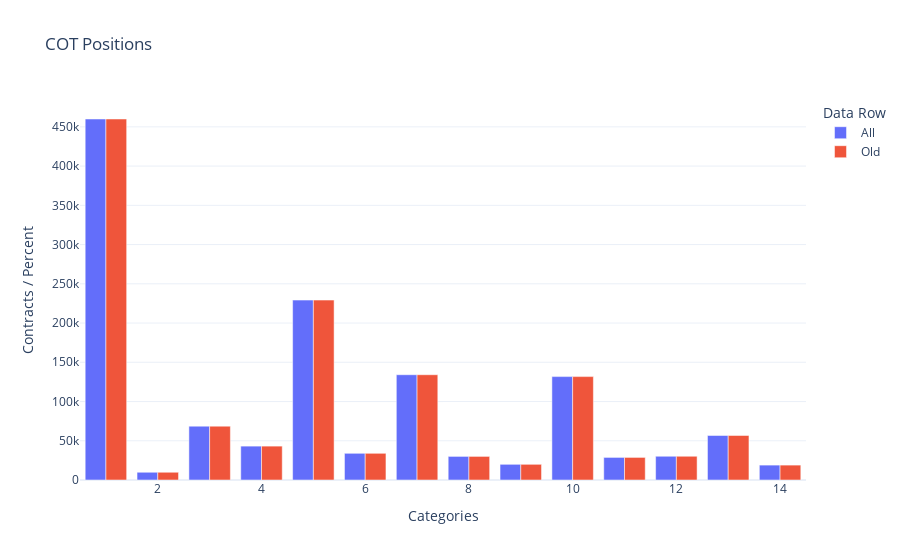
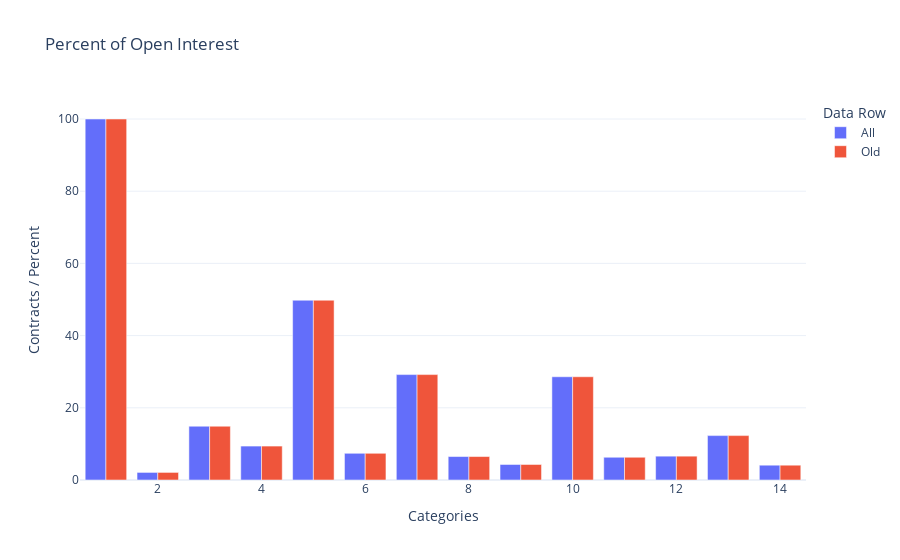
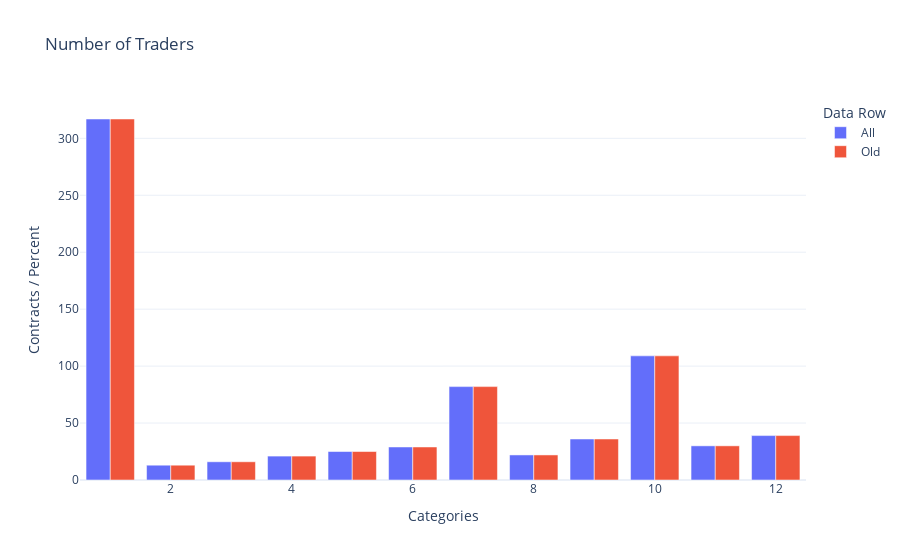

Notebook code cell kept with these figures, in order:
### Code cell
import pandas as pd
import plotly.graph_objects as go
from io import StringIO

# =========================
# Paste your raw COT report here as a string
# =========================
raw_data = """
GOLD - COMMODITY EXCHANGE INC.
Code-088691
Disaggregated Commitments of Traders - Futures Only, November 10, 2025
-------------------------------------------------------------------------------------------------------------------------------------------------------------
:          :                                              Reportable Positions                                                      :   Nonreportable
:          :  Producer/Merchant/ :                                :                                :                                :     Positions
:   Open   :   Processor/User    :          Swap Dealers          :         Managed Money          :       Other Reportables        :
: Interest :   Long   :  Short   :   Long   :  Short   :Spreading :   Long   :  Short   :Spreading :   Long   :  Short   :Spreading :   Long  :  Short
-------------------------------------------------------------------------------------------------------------------------------------------------------------
:          :(CONTRACTS OF 100 TROY OUNCES)                                                                                          :
:          :    Positions                                                                                                           :
All  :   459,997:     9,875     68,621     43,176    229,253     34,025    134,155     30,068     19,999    131,761     28,779     30,264:   56,742    18,988
Old  :   459,997:     9,875     68,621     43,176    229,253     34,025    134,155     30,068     19,999    131,761     28,779     30,264:   56,742    18,988
Other:         0:         0          0          0          0          0          0          0          0          0          0          0:        0         0
:          :                                                                                                                        :
:          :    Changes in Commitments from:       November 4, 2025                                                                 :
:     9,598:        70       -635     -4,019      4,967      2,670      3,467        -75     -6,898      5,877      4,657      5,350:    3,081      -438
:          :                                                                                                                        :
:          :    Percent of Open Interest Represented by Each Category of Trader                                                     :
All  :     100.0:       2.1       14.9        9.4       49.8        7.4       29.2        6.5        4.3       28.6        6.3        6.6:     12.3       4.1
Old  :     100.0:       2.1       14.9        9.4       49.8        7.4       29.2        6.5        4.3       28.6        6.3        6.6:     12.3       4.1
Other:     100.0:       0.0        0.0        0.0        0.0        0.0        0.0        0.0        0.0        0.0        0.0        0.0:      0.0       0.0
:          :                                                                                                                        :
:          :    Number of Traders in Each Category                                                                                  :
All  :       317:        13         16         21         25         29         82         22         36        109         30         39:
Old  :       317:        13         16         21         25         29         82         22         36        109         30         39:
Other:         0:         0          0          0          0          0          0          0          0          0          0          0:
"""

# =========================
# Helper function to parse sections
# =========================
def parse_section(section_name, lines):
    # remove empty lines
    lines = [l for l in lines if l.strip() and not l.startswith(":")]
    
    # select lines starting with All, Old, Other
    data_lines = [l for l in lines if l.strip().split()[0] in ["All", "Old", "Other"]]
    
    parsed = []
    for line in data_lines:
        parts = line.replace(":", "").split()
        row_name = parts[0]
        values = [float(x.replace(",", "")) for x in parts[1:]]
        parsed.append([row_name] + values)
    
    return pd.DataFrame(parsed)

# =========================
# Split the raw text into relevant sections
# =========================
sections = raw_data.split(":          :")
positions_lines = []
changes_lines = []
percent_lines = []
num_traders_lines = []

current_section = None
for line in raw_data.splitlines():
    if "Positions" in line and "Contracts" not in line:
        current_section = "positions"
    elif "Changes in Commitments" in line:
        current_section = "changes"
    elif "Percent of Open Interest" in line and "Number of Traders" not in line:
        current_section = "percent"
    elif "Number of Traders in Each Category" in line:
        current_section = "num_traders"
    
    if current_section == "positions":
        positions_lines.append(line)
    elif current_section == "changes":
        changes_lines.append(line)
    elif current_section == "percent":
        percent_lines.append(line)
    elif current_section == "num_traders":
        num_traders_lines.append(line)

# Parse each section
df_positions = parse_section("Positions", positions_lines)
df_changes = parse_section("Changes", changes_lines)
df_percent = parse_section("Percent", percent_lines)
df_traders = parse_section("NumTraders", num_traders_lines)

# =========================
# Plotting using Plotly
# =========================
def plot_cot(df, title):
    fig = go.Figure()
    categories = df.columns[1:]
    for i, row in df.iterrows():
        fig.add_trace(go.Bar(
            x=categories,
            y=row[1:],
            name=row[0]
        ))
    fig.update_layout(
        barmode='group',
        title=title,
        template='plotly_white',
        xaxis_title='Categories',
        yaxis_title='Contracts / Percent',
        legend_title='Data Row'
    )
    fig.show()

# =========================
# Display plots
# =========================
plot_cot(df_positions, "COT Positions")
plot_cot(df_changes, "COT Changes from Previous Week")
plot_cot(df_percent, "Percent of Open Interest")
plot_cot(df_traders, "Number of Traders")

# =========================
# Optional: print DataFrames
# =========================
print("Positions:\n", df_positions)
print("\nChanges:\n", df_changes)
print("\nPercent of Open Interest:\n", df_percent)
print("\nNumber of Traders:\n", df_traders)

### Figure 1 — Plotly figure (JSON) as saved in the notebook; plotly's stock layout.template omitted (floating-point values rounded to 4 significant figures)
{"data": [{"name": "All", "type": "bar", "x": [1, 2, 3, 4, 5, 6, 7, 8, 9, 10, 11, 12, 13, 14], "y": [459997, 9875, 68621, 43176, 229253, 34025, 134155, 30068, 19999, 131761, 28779, 30264, 56742, 18988]}, {"name": "Old", "type": "bar", "x": [1, 2, 3, 4, 5, 6, 7, 8, 9, 10, 11, 12, 13, 14], "y": [459997, 9875, 68621, 43176, 229253, 34025, 134155, 30068, 19999, 131761, 28779, 30264, 56742, 18988]}], "layout": {"barmode": "group", "legend": {"title": {"text": "Data Row"}}, "title": {"text": "COT Positions"}, "xaxis": {"title": {"text": "Categories"}}, "yaxis": {"title": {"text": "Contracts / Percent"}}}}

### Figure 2 — Plotly figure (JSON) as saved in the notebook; plotly's stock layout.template omitted (floating-point values rounded to 4 significant figures)
{"data": [{"name": "All", "type": "bar", "x": [1, 2, 3, 4, 5, 6, 7, 8, 9, 10, 11, 12, 13, 14], "y": [100, 2.1, 14.9, 9.4, 49.8, 7.4, 29.2, 6.5, 4.3, 28.6, 6.3, 6.6, 12.3, 4.1]}, {"name": "Old", "type": "bar", "x": [1, 2, 3, 4, 5, 6, 7, 8, 9, 10, 11, 12, 13, 14], "y": [100, 2.1, 14.9, 9.4, 49.8, 7.4, 29.2, 6.5, 4.3, 28.6, 6.3, 6.6, 12.3, 4.1]}], "layout": {"barmode": "group", "legend": {"title": {"text": "Data Row"}}, "title": {"text": "Percent of Open Interest"}, "xaxis": {"title": {"text": "Categories"}}, "yaxis": {"title": {"text": "Contracts / Percent"}}}}

### Figure 3 — Plotly figure (JSON) as saved in the notebook; plotly's stock layout.template omitted (floating-point values rounded to 4 significant figures)
{"data": [{"name": "All", "type": "bar", "x": [1, 2, 3, 4, 5, 6, 7, 8, 9, 10, 11, 12], "y": [317, 13, 16, 21, 25, 29, 82, 22, 36, 109, 30, 39]}, {"name": "Old", "type": "bar", "x": [1, 2, 3, 4, 5, 6, 7, 8, 9, 10, 11, 12], "y": [317, 13, 16, 21, 25, 29, 82, 22, 36, 109, 30, 39]}], "layout": {"barmode": "group", "legend": {"title": {"text": "Data Row"}}, "title": {"text": "Number of Traders"}, "xaxis": {"title": {"text": "Categories"}}, "yaxis": {"title": {"text": "Contracts / Percent"}}}}
